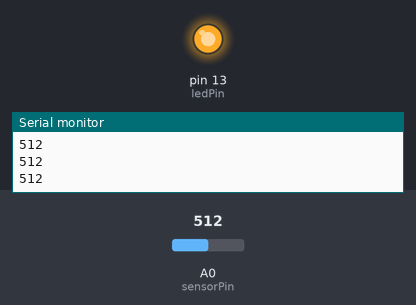
Bench run of a sketch on a simulated Arduino Uno, built with avr-gcc and run on an emulated ATmega328P. On the bench: output pins drawn as LEDs (lit = HIGH), the last lines printed to the serial monitor. The inputs (shaded band) are chosen by the test bench; at power-on: A0 (sensorPin) = 512.

Above: at 1.2 s.
1.3 s: A0 (sensorPin) set to 0
At 2.5 s:
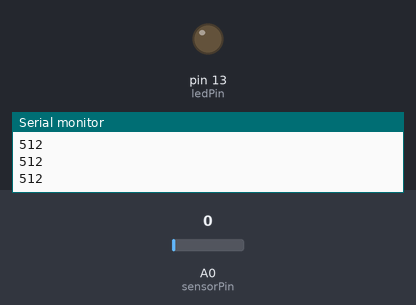
2.8 s: A0 (sensorPin) set to 122
At 3.3 s:
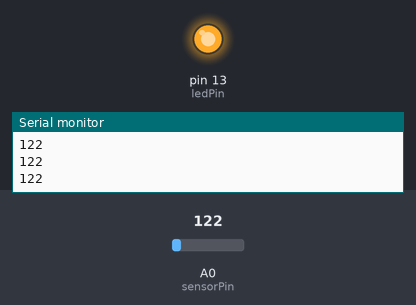
Timing chart, 0 to 5.8 s (numbered marks = the images above; inputs shaded):
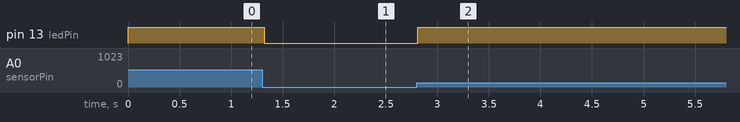

Measured:
- after the input at 1.3 s, pin 13 (ledPin): HIGH → LOW at once
- after the input at 2.8 s, pin 13 (ledPin): LOW → HIGH at once

The sketch:

hearthbeat.ino
```cpp
const int sensorPin=A0;
const int ledPin=13;
const int THRESHOLD=1;
void setup(){
  pinMode(ledPin,OUTPUT);
  Serial.begin(9600);
}
void loop(){
  int val=analogRead(sensorPin);
  if(val>=THRESHOLD){
    digitalWrite(ledPin,HIGH);
    Serial.println(val);
  }
  else{
    digitalWrite(ledPin,LOW);
  }
  delay(20);
}
```
